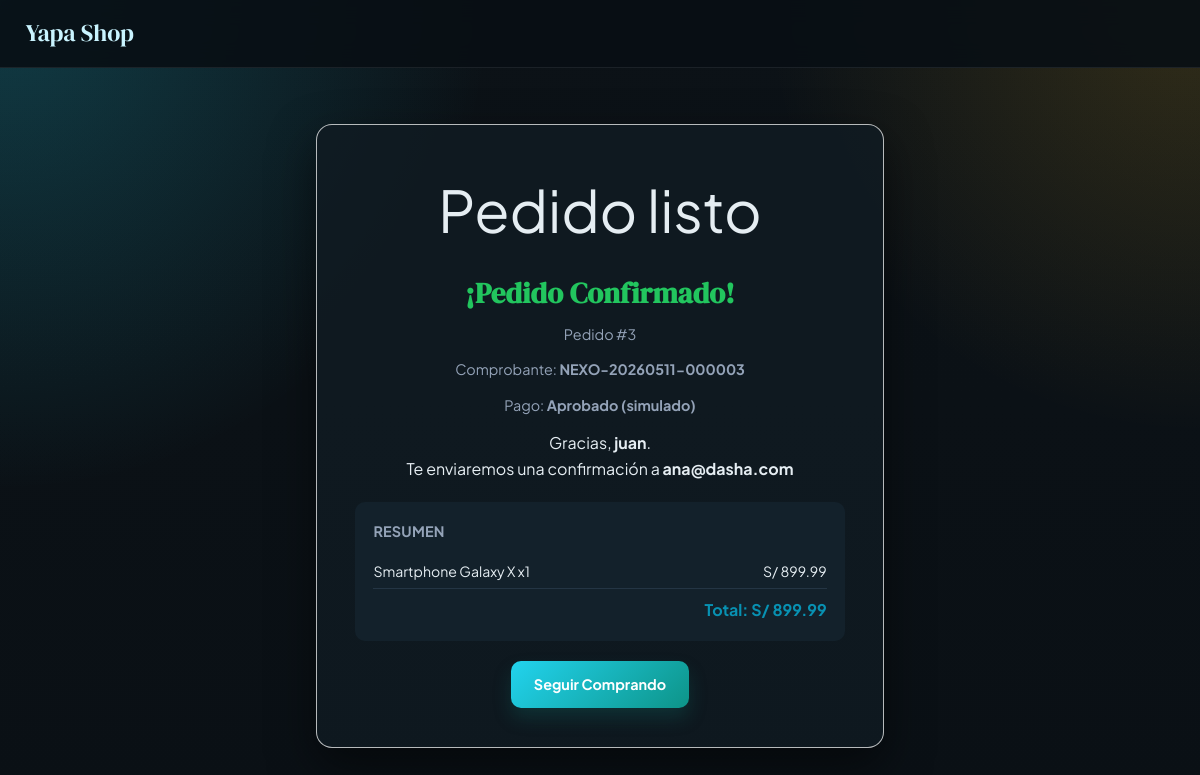
The page /store/order/3 on the database its author committed.
### models.py (models this page shows, shortened)
class Order(db.Model):
    __tablename__ = 'orders'
    id = db.Column(db.Integer, primary_key=True)
    session_id = db.Column(db.String(100), nullable=False)
    items_json = db.Column(db.Text, nullable=False, default='[]')  # JSON list of {product_id, qty, price}
    total = db.Column(db.Float, default=0.0)
    customer_name = db.Column(db.String(200), default='')
    customer_email = db.Column(db.String(200), default='')
    customer_address = db.Column(db.Text, default='')
    status = db.Column(db.String(50), default='pending')  # pending, confirmed, shipped, cancelled
    created_at = db.Column(db.DateTime, default=datetime.utcnow)
    @property
    def items(self):
        return json.loads(self.items_json)

### app.py (the view)
@app.route('/store/order/<int:order_id>')
def store_order_success(order_id):
    order = Order.query.get_or_404(order_id)
    receipt_code = generate_receipt_code(order)
    return render_template('store/order_success.html', order=order, receipt_code=receipt_code)

### app.py (called while the page is built, shortened)
def current_admin_user():
    return session.get('admin_user', 'anonymous')

def current_admin_role():
    return session.get('admin_role', 'guest')

def ensure_csrf_token():
    token = session.get('csrf_token')
    if not token:
        token = secrets.token_hex(16)
        session['csrf_token'] = token
    return token

@app.context_processor
def inject_session_context():
    return {
        'csrf_token': ensure_csrf_token(),
        'admin_role': current_admin_role(),
        'admin_user': current_admin_user(),
        'product_image_src': product_image_src,
        'product_image_proxy_src': product_image_proxy_src
    }

@app.before_request
def enforce_admin_csrf():
    return None

@app.after_request
def set_security_headers(response):
    response.headers['X-Content-Type-Options'] = 'nosniff'
    response.headers['X-Frame-Options'] = 'SAMEORIGIN'
    response.headers['Referrer-Policy'] = 'strict-origin-when-cross-origin'
    response.headers['X-XSS-Protection'] = '1; mode=block'
    csp = (
        "default-src 'self' https: data: 'unsafe-inline' 'unsafe-eval'; "
        "img-src 'self' https: http: data: blob:"
    )
    response.headers['Content-Security-Policy'] = csp
    return response

def generate_receipt_code(order):
    created_key = order.created_at.strftime('%Y%m%d') if order.created_at else datetime.utcnow().strftime('%Y%m%d')
    return f'NEXO-{created_key}-{order.id:06d}'

### templates/store/order_success.html (shortened to what this page needs)
<!DOCTYPE html>
<html lang="es">
<head>
    <link rel="stylesheet" href="{{ url_for('static', filename='css/style.css') }}">
</head>
<body class="store-page">
    <header class="store-header">
        <div class="header-inner">
            <a href="{{ url_for('store_home') }}" class="store-logo">Yapa Shop</a>
        </div>
    </header>
    <main class="success-page">
        <div class="success-container" id="order-success-container">
            <div class="success-icon">Pedido listo</div>
            <h1 id="order-success-title">¡Pedido Confirmado!</h1>
            <p class="order-id" id="order-id">Pedido #{{ order.id }}</p>
            <p class="order-id">Comprobante: <strong>{{ receipt_code }}</strong></p>
            <p class="order-id">Pago: <strong>Aprobado (simulado)</strong></p>
            <p>Gracias, <strong id="customer-name">{{ order.customer_name }}</strong>.</p>
            <p>Te enviaremos una confirmación a <strong id="customer-email">{{ order.customer_email }}</strong></p>
            <div class="order-summary" id="order-summary">
                <h2>Resumen</h2>
                {% for item in order.items %}
                <div class="order-item">
                    <span>{{ item.product_name }} x{{ item.qty }}</span>
                    <span>S/ {{ "%.2f"|format(item.price * item.qty) }}</span>
                </div>
                {% endfor %}
                <div class="order-total">
                    <strong>Total: S/ {{ "%.2f"|format(order.total) }}</strong>
                </div>
            </div>
            <div class="success-actions">
                <a href="{{ url_for('store_home') }}" class="btn btn-primary" id="btn-continue-shopping">Seguir Comprando</a>
            </div>
        </div>
    </main>
</body>
</html>

### static/css/style.css (style rules this page uses)
:root { --primary: #22d3ee; --primary-dark: #0891b2; --primary-soft: #103844; --success: #22c55e; --danger: #ef4444; --warning: #f59e0b; --accent: #fbbf24; --text: #e5edf2; --text-muted: #94a3b8; --bg: #0c1217; --bg-deep: #0f1a21; --card-bg: rgba(17, 27, 35, 0.82); --border: #243544; --sidebar-bg: #0b1218; --sidebar-text: #b8c9d6; --shadow: 0 10px 30px rgba(0, 0, 0, 0.35); --shadow-lg: 0 18px 45px rgba(0, 0, 0, 0.5); --radius: 16px; --radius-sm: 10px; }
* { box-sizing: border-box; margin: 0; padding: 0; }
body { font-family: 'Plus Jakarta Sans', sans-serif; color: var(--text); line-height: 1.6; background: radial-gradient(circle at 0% 0%, rgba(34, 211, 238, 0.22), transparent 34%), radial-gradient(circle at 100% 0%, rgba(251, 191, 36, 0.16), transparent 30%), linear-gradient(180deg, #0c1217 0%, #0a1015 100%); }
h1, h2, h3 { font-family: 'DM Serif Display', serif; letter-spacing: 0.2px; }
.btn { display: inline-flex; align-items: center; justify-content: center; gap: .5rem; padding: .75rem 1.4rem; border-radius: var(--radius-sm); font-family: inherit; font-size: .9rem; font-weight: 700; cursor: pointer; border: none; transition: transform .2s, box-shadow .2s, background .2s; text-decoration: none; }
.btn-primary { background: linear-gradient(135deg, var(--primary), #0d9488); color: #fff; box-shadow: 0 10px 18px rgba(15, 118, 110, .25); }
.store-header { position: sticky; top: 0; z-index: 100; backdrop-filter: blur(12px); background: rgba(8, 15, 21, 0.9); border-bottom: 1px solid rgba(255,255,255,.08); }
.header-inner { display: flex; align-items: center; gap: 1.3rem; max-width: 1400px; margin: 0 auto; padding: .9rem 1.6rem; }
.store-logo { font-family: 'DM Serif Display', serif; font-size: 1.5rem; font-weight: 400; color: #c9f4ff; text-decoration: none; }
.success-page { max-width: 620px; margin: 3.5rem auto; padding: 0 1.6rem; text-align: center; }
.success-container { background: var(--card-bg); padding: 2.4rem; border-radius: var(--radius); box-shadow: var(--shadow-lg); border: 1px solid rgba(255,255,255,.7); }
.success-icon { font-size: 3.6rem; margin-bottom: .9rem; }
.success-container h1 { font-size: 1.8rem; color: var(--success); margin-bottom: .4rem; }
.order-id { color: var(--text-muted); font-size: .9rem; margin-bottom: .8rem; }
.order-summary { text-align: left; background: #13212b; padding: 1.15rem; border-radius: var(--radius-sm); margin: 1.3rem 0; }
.order-summary h2 { font-size: .9rem; font-weight: 700; text-transform: uppercase; color: var(--text-muted); margin-bottom: .7rem; font-family: 'Plus Jakarta Sans', sans-serif; }
.order-item { display: flex; justify-content: space-between; padding: .35rem 0; font-size: .88rem; }
.order-total { display: flex; justify-content: flex-end; padding-top: .45rem; font-size: 1rem; font-weight: 800; color: var(--primary-dark); border-top: 1px solid var(--border); }
.success-actions { display: flex; gap: .8rem; justify-content: center; flex-wrap: wrap; }

### rows shown on the page
Order: id "3", customer_name "juan", customer_email "ana@dasha.com", total "899.99"

### other values the page prints
{{ receipt_code }} "NEXO-20260511-000003"
{{ item.product_name }} "Smartphone Galaxy X"
{{ item.qty }} "1"
{{ "%.2f"|format(item.price * item.qty) }} "899.99"
